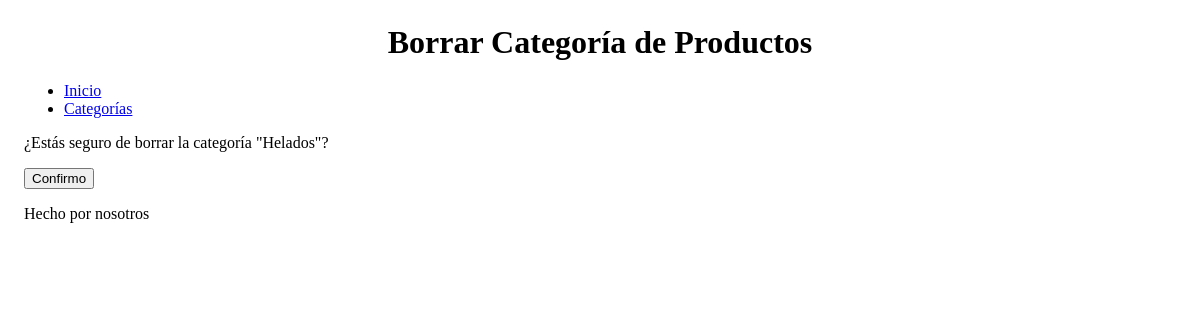
The app's page /producto/borrar/0, older data.
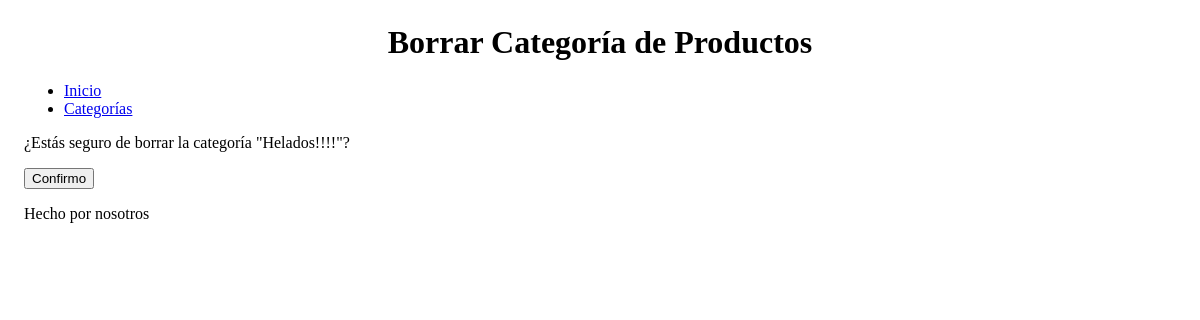
The same page, newer data.
### producto/models.py (models this page shows, shortened)
class Categoria(models.Model):
    nombre = models.CharField(max_length=250, unique=True)
    descripcion = models.TextField(null=True, blank=True)

### producto/views.py (the view)
# urls.py: path("borrar/<int:pk>", views.CategoriaDelete.as_view(), name="borrar"),
class CategoriaDelete(DeleteView):
    model = models.Categoria
    success_url = reverse_lazy("producto:lista")

### producto/templates/producto/categoria_confirm_delete.html (shortened to what this page needs)
{% extends 'core/base.html' %}
{% block titulo %}
    Borrar Categoría de Productos
{% endblock titulo %}
{% block main %}
    <p>¿Estás seguro de borrar la categoría "{{ categoria.nombre }}"?</p>
    <form method="post">
        <button type="submit">Confirmo</button>
    </form>
{% endblock main %}

Row changes from the older to the newer data that the page shows:
changed Categoria: nombre "Helados" → "Helados!!!!"
